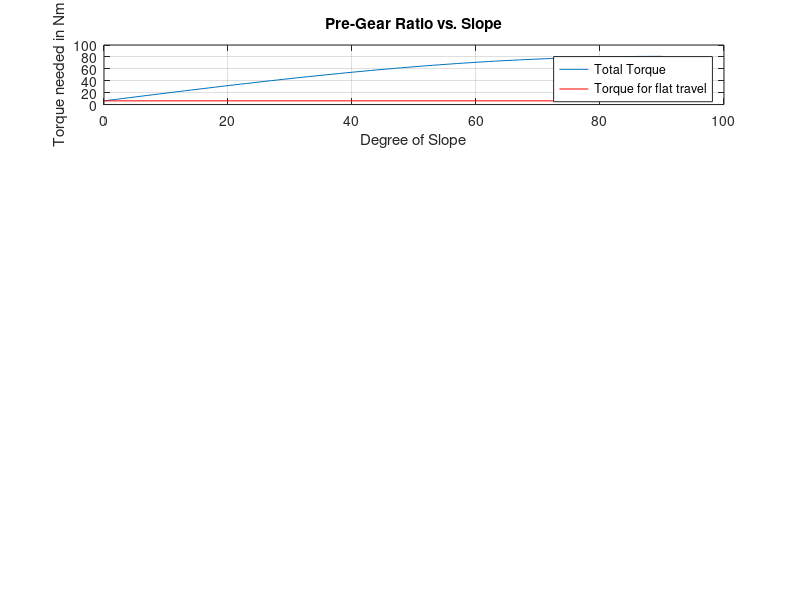

The MATLAB script that drew this image: (Note: this script raises an error after producing the figure.)
%% Rock Raiders - Motor Selection
%% Administrative
%A file to help estimate necessary torque requirements of a rover.
%Johnathan Corbin - 2018
clear, clc

%% Constants
%Declaration of several constants regarding the rover.
motor_voltage = 12; %Volts
mass = 50; %kg, slightly over for a better factor of safety.
gravity = 9.81; %m/s^2
weight = mass * gravity; %N
wheel_radius = .3048 / 2; %m
target_speed = 2; %m/s
motors = 4; %# of motors
gear_ratio = 36; %Gear Ratio

%% Rolling Resistance
%I'd like to point out that we could determine this resistance by pulling
%the rover across various conditions with the wheels assembled. Otherwise
%this is all just estimates.

%Coefficient of rolling resistance for a stage coach on dirt and snow.
Crr1 = .073;
%Addition to the coefficient of rolling resistance for drive train
%inefficiences.
Crr = Crr1 + .01;

%Calculating resistive force.
F_rolling = Crr * weight; %N

%Torque needed.
rolling_torque = F_rolling * wheel_radius;

%% Slope Climbing
%Moving up a slope affects affects the torque needed. Larger slope means
%more torque.

%Setting an array of slope degrees from 0 to 90.
degrees = (0:90);
%Converting to radians.
radians = degrees * pi / 180;

%Calculating slope force.
F_slope = weight * sin(radians);
%Note: I'm using the y-component of weight, not
%the x-component. This makes this estimate slightly larger, which gives us
%a larger margin of error.

%Torque needed.
slope_torque = F_slope * wheel_radius;

%% Air drag.
%Technically at large speeds, an analysis of air drag is required. I'm going to neglect
%this, since we shouldn't be operating at high enough speeds to encounter
%sufficient drag forces.

%% Total Torque.
%The total torque required to overcome rolling resistance and the slope.
total_torque = rolling_torque + slope_torque;

%Plotting the total torque vs. the degree of slope.
figure
subplot(5, 2, [1 2]);
plot(degrees, total_torque)
hold on
plot([0 90], [1 1]*rolling_torque, 'r') %Plot for rolling torque
grid on
xlabel('Degree of Slope')
ylabel('Torque needed in Nm')
title('Pre-Gear Ratio vs. Slope')
legend('Total Torque', 'Torque for flat travel')
hold off

torque_calculations(gear_ratio, total_torque, motors, degrees)

%% Motor Speed
%Motor speed calculated from our desired linear speed.
w = target_speed / wheel_radius; %rad/s
%Assumes no wheel slippage.

%Converting to RPM.
angular_velocity = w * 60 / ( 2 * pi);

%% Motor Power
%The total power that needs to be produced by all motors.
power_total = w * total_torque;

%The power needed to roll over flat ground.
power_rolling = w * rolling_torque;

%Plotting power vs. degree of slope
subplot(5, 2, [5 6]);
plot(degrees, power_total, 'r')
hold on
plot([1 90], [1 1]*power_rolling, 'g')
grid on
xlabel('Degree of Slope')
ylabel('Power needed in Watts')
title('Required Power vs. Slope')
legend('Total Power', 'Power for flat ground')
hold off

%% Creating Table for Values of Motor Requirements

slope = [0; 15; 30; 45; 60];
torque = [total_torque(1); total_torque(15); total_torque(30); total_torque(45); total_torque(60)];
wheel_torque = torque / motors;
motor_torque = wheel_torque / gear_ratio;
power = [power_total(1); power_total(15); power_total(30); power_total(45); power_total(60)];
motor_power = power / motors;
names = {'Degree'; 'Torque'; 'WheelTorque'; 'MotorTorque'; 'TotalPower'; 'MotorPower'};
disp('Table for necessary motor requirements.')
table = table(slope, torque, wheel_torque, motor_torque, power, motor_power, 'VariableNames', names);
disp(table)
disp('Torque (Nm)')
disp('Power (W)')
disp('WheelTorque is how much torque is required at the contact point of each individual wheel and the ground.')
disp('MotorTorque is how much torque each motor individually needs, after accounting for the indicated gear ratio.')


%% Motor Analysis - am-0912
%These are values for our old motors, designated as motor A.
no_load_speed_A = 16000; %rpm
stall_torque_A = .428; %Nm
no_load_current_A = 1.2; %A
stall_current_A = 63.745; %A
%{
%Reading in the motor curves for the motor.
old_motor_curve = imread('am0912_Curves.jpg');
figure
%subplot(4, 4, [1, 2, 5, 6])
imshow(old_motor_curve)
title('Old Motor Curves (am-0912)')
%}

%% Motor analysis - am-3775
%These are values for our redline motors, designated as motor B.
no_load_speed_B = 19649; %rpm
stall_torque_B = .6273; %Nm
no_load_current_B = 3.162; %A
stall_current_B = 106.918; %A

%{
%Reading in the motor curves for the motor.
redline_curve = imread('Redline_Curves.jpg');
%subplot(4, 4, [11, 12, 15, 16])
figure
imshow(redline_curve)
title('Redline Motor Curves (am-3775)')
%}

%% Functions
function torque_calculations(gear_ratio, total_torque, motors, degrees)
individual_torques_wheel = total_torque / motors;
individual_torques_motors = individual_torques_wheel / gear_ratio;
subplot(5, 2, [9 10])
plot(degrees, individual_torques_motors)
xlabel('Degree of Slope')
ylabel('Torque needed in Nm')
title('Post - Gear Ratio for Each Motor vs. Slope')
grid on
end
%% Junk Code
%{
models = {'am-0912'; 'am-3775'};

no_load_speed_all = [no_load_speed_A; no_load_speed_B];
stall_torque_all = [stall_torque_A; stall_torque_B];
no_load_current_all = [no_load_current_A; no_load_current_B];
stall_current_all = [stall_current_A; stall_current_B];

no_load_speed_all = [1; 2];
stall_torque_all = [1; 2];
no_load_current_all = [1; 2];
stall_current_all = [1; 2];
columns = {'NoLoadSpeed'; 'StallTorque'; 'NoLoadCurrent'; 'StallCurrent'};
disp('Table with motor specifications.')
motor_table = table2(no_load_speed_all, stall_torque_all);
disp(motor_table)
disp('NoLoadSpeed (RPM)')
disp('StallTorque (Nm)')
disp('NoLoadCurrent (A)')
disp('StallCurrent (A)')


% %Motor performance curves
% speed_A = no_load_speed_A * (1 - torques / stall_torque_A); 
% current_A = no_load_current_A + (stall_current_A - no_load_current_A) * (1 - w / no_load_speed_A);
% power_A = no_load_speed_A * torques - (no_load_speed_A / stall_torque_A) * torques.^2;
% efficiency_A = power_A / (current_A * motor_voltage);
% 
% %Plotting the curves
% figure
% subplot(2, 2, 1);
% plot(torques, speed_A, 'r')
% title('Speed vs. Torque')
% xlabel('Torque')
% ylabel('Speed (RPM)')
% grid on
% 
% subplot(2, 2, 2);
% plot(torques, current_A)
% title('Current vs. Torque')
% xlabel('Torque')
% ylabel('Current (A)')
% grid on
% 
% subplot(2, 2, 3);
% plot(torques, power_A);
% title('Power vs. Torque')
% xlabel('Torque')
% ylabel('Power (W)')
% grid on
% 
% subplot(2, 2, 4);
% plot(torques, efficiency_A);
% title('Efficiency vs. Torque')
% xlabel('Torque')
% ylabel('Efficiency')
% grid on
%}